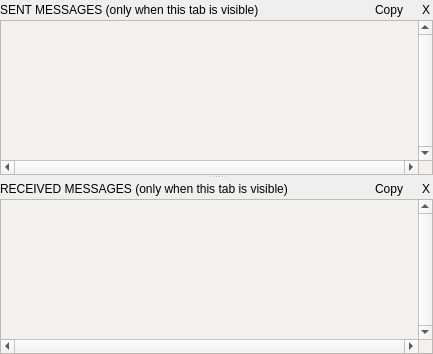
<?xml version="1.0" encoding="UTF-8"?>
<ui version="4.0">
 <class>MessageManagerLog</class>
 <widget class="QWidget" name="MessageManagerLog">
  <property name="geometry">
   <rect>
    <x>0</x>
    <y>0</y>
    <width>433</width>
    <height>354</height>
   </rect>
  </property>
  <property name="windowTitle">
   <string>Form</string>
  </property>
  <property name="statusTip">
   <string>Full messages log|This tab allows you to see all the sent and received messages. Useful to see exactly what's happening and to understand IanniX inputs/outputs.\n Be careful, this log is *very* CPU intensive and the score accuracy may decrease if this tab is displayed during playback.</string>
  </property>
  <property name="styleSheet">
   <string notr="true">QWidget#logSend, QWidget#logReceive {
	font: 						10px &quot;Lucida Console&quot;, &quot;Monaco&quot;, &quot;Monospace&quot;;
	background-color: 	rgb(242, 241, 237);
	color:						black;
}
QPushButton  {
	min-width:  		14px;
	min-height: 		14px;
	max-width:  	14px;
	max-height: 	14px;
	width:  				14px;
	height: 			14px;
	padding:			0px;
	border-radius: 7px;
}
QPushButton#logSendCopy, QPushButton#logReceiveCopy {
	min-width:  		40px;
	max-width:  	40px;
	width:  				40px;
}</string>
  </property>
  <layout class="QVBoxLayout" name="verticalLayout_3">
   <property name="spacing">
    <number>0</number>
   </property>
   <property name="margin">
    <number>0</number>
   </property>
   <item>
    <widget class="QSplitter" name="splitter">
     <property name="orientation">
      <enum>Qt::Vertical</enum>
     </property>
     <widget class="QWidget" name="layoutWidget23">
      <layout class="QVBoxLayout" name="verticalLayout_2">
       <property name="spacing">
        <number>0</number>
       </property>
       <item>
        <layout class="QHBoxLayout" name="horizontalLayout">
         <property name="spacing">
          <number>10</number>
         </property>
         <item>
          <widget class="QLabel" name="label_3">
           <property name="text">
            <string>SENT MESSAGES (only when this tab is visible)</string>
           </property>
          </widget>
         </item>
         <item>
          <spacer name="horizontalSpacer_2">
           <property name="orientation">
            <enum>Qt::Horizontal</enum>
           </property>
           <property name="sizeHint" stdset="0">
            <size>
             <width>40</width>
             <height>20</height>
            </size>
           </property>
          </spacer>
         </item>
         <item>
          <widget class="QPushButton" name="logSendCopy">
           <property name="toolTip">
            <string>Copies sent messages log to clipboard</string>
           </property>
           <property name="text">
            <string>Copy</string>
           </property>
          </widget>
         </item>
         <item>
          <widget class="QPushButton" name="logSendClear">
           <property name="toolTip">
            <string>Clears sent messages log</string>
           </property>
           <property name="text">
            <string>X</string>
           </property>
          </widget>
         </item>
        </layout>
       </item>
       <item>
        <widget class="QPlainTextEdit" name="logSend">
         <property name="verticalScrollBarPolicy">
          <enum>Qt::ScrollBarAlwaysOn</enum>
         </property>
         <property name="horizontalScrollBarPolicy">
          <enum>Qt::ScrollBarAlwaysOn</enum>
         </property>
         <property name="undoRedoEnabled">
          <bool>false</bool>
         </property>
         <property name="lineWrapMode">
          <enum>QPlainTextEdit::NoWrap</enum>
         </property>
         <property name="readOnly">
          <bool>true</bool>
         </property>
         <property name="plainText">
          <string/>
         </property>
         <property name="tabStopDistance">
          <double>30.000000000000000</double>
         </property>
        </widget>
       </item>
      </layout>
     </widget>
     <widget class="QWidget" name="layoutWidget">
      <layout class="QVBoxLayout" name="verticalLayout">
       <property name="spacing">
        <number>0</number>
       </property>
       <item>
        <layout class="QHBoxLayout" name="horizontalLayout_2">
         <property name="spacing">
          <number>10</number>
         </property>
         <item>
          <widget class="QLabel" name="label">
           <property name="text">
            <string>RECEIVED MESSAGES (only when this tab is visible)</string>
           </property>
          </widget>
         </item>
         <item>
          <spacer name="horizontalSpacer">
           <property name="orientation">
            <enum>Qt::Horizontal</enum>
           </property>
           <property name="sizeHint" stdset="0">
            <size>
             <width>40</width>
             <height>20</height>
            </size>
           </property>
          </spacer>
         </item>
         <item>
          <widget class="QPushButton" name="logReceiveCopy">
           <property name="toolTip">
            <string>Copies received messages log to clipboard</string>
           </property>
           <property name="text">
            <string>Copy</string>
           </property>
          </widget>
         </item>
         <item>
          <widget class="QPushButton" name="logReceiveClear">
           <property name="toolTip">
            <string>Clears received messages log</string>
           </property>
           <property name="text">
            <string>X</string>
           </property>
          </widget>
         </item>
        </layout>
       </item>
       <item>
        <widget class="QPlainTextEdit" name="logReceive">
         <property name="verticalScrollBarPolicy">
          <enum>Qt::ScrollBarAlwaysOn</enum>
         </property>
         <property name="horizontalScrollBarPolicy">
          <enum>Qt::ScrollBarAlwaysOn</enum>
         </property>
         <property name="undoRedoEnabled">
          <bool>false</bool>
         </property>
         <property name="lineWrapMode">
          <enum>QPlainTextEdit::NoWrap</enum>
         </property>
         <property name="readOnly">
          <bool>true</bool>
         </property>
         <property name="tabStopDistance">
          <double>30.000000000000000</double>
         </property>
        </widget>
       </item>
      </layout>
     </widget>
    </widget>
   </item>
  </layout>
 </widget>
 <resources/>
 <connections>
  <connection>
   <sender>logSendClear</sender>
   <signal>released()</signal>
   <receiver>logSend</receiver>
   <slot>clear()</slot>
   <hints>
    <hint type="sourcelabel">
     <x>431</x>
     <y>23</y>
    </hint>
    <hint type="destinationlabel">
     <x>184</x>
     <y>53</y>
    </hint>
   </hints>
  </connection>
  <connection>
   <sender>logReceiveClear</sender>
   <signal>released()</signal>
   <receiver>logReceive</receiver>
   <slot>clear()</slot>
   <hints>
    <hint type="sourcelabel">
     <x>431</x>
     <y>204</y>
    </hint>
    <hint type="destinationlabel">
     <x>199</x>
     <y>233</y>
    </hint>
   </hints>
  </connection>
  <connection>
   <sender>logSendCopy</sender>
   <signal>released()</signal>
   <receiver>MessageManagerLog</receiver>
   <slot>action()</slot>
   <hints>
    <hint type="sourcelabel">
     <x>383</x>
     <y>20</y>
    </hint>
    <hint type="destinationlabel">
     <x>556</x>
     <y>19</y>
    </hint>
   </hints>
  </connection>
  <connection>
   <sender>logReceiveCopy</sender>
   <signal>released()</signal>
   <receiver>MessageManagerLog</receiver>
   <slot>action()</slot>
   <hints>
    <hint type="sourcelabel">
     <x>384</x>
     <y>192</y>
    </hint>
    <hint type="destinationlabel">
     <x>542</x>
     <y>158</y>
    </hint>
   </hints>
  </connection>
 </connections>
 <slots>
  <slot>action()</slot>
 </slots>
</ui>
